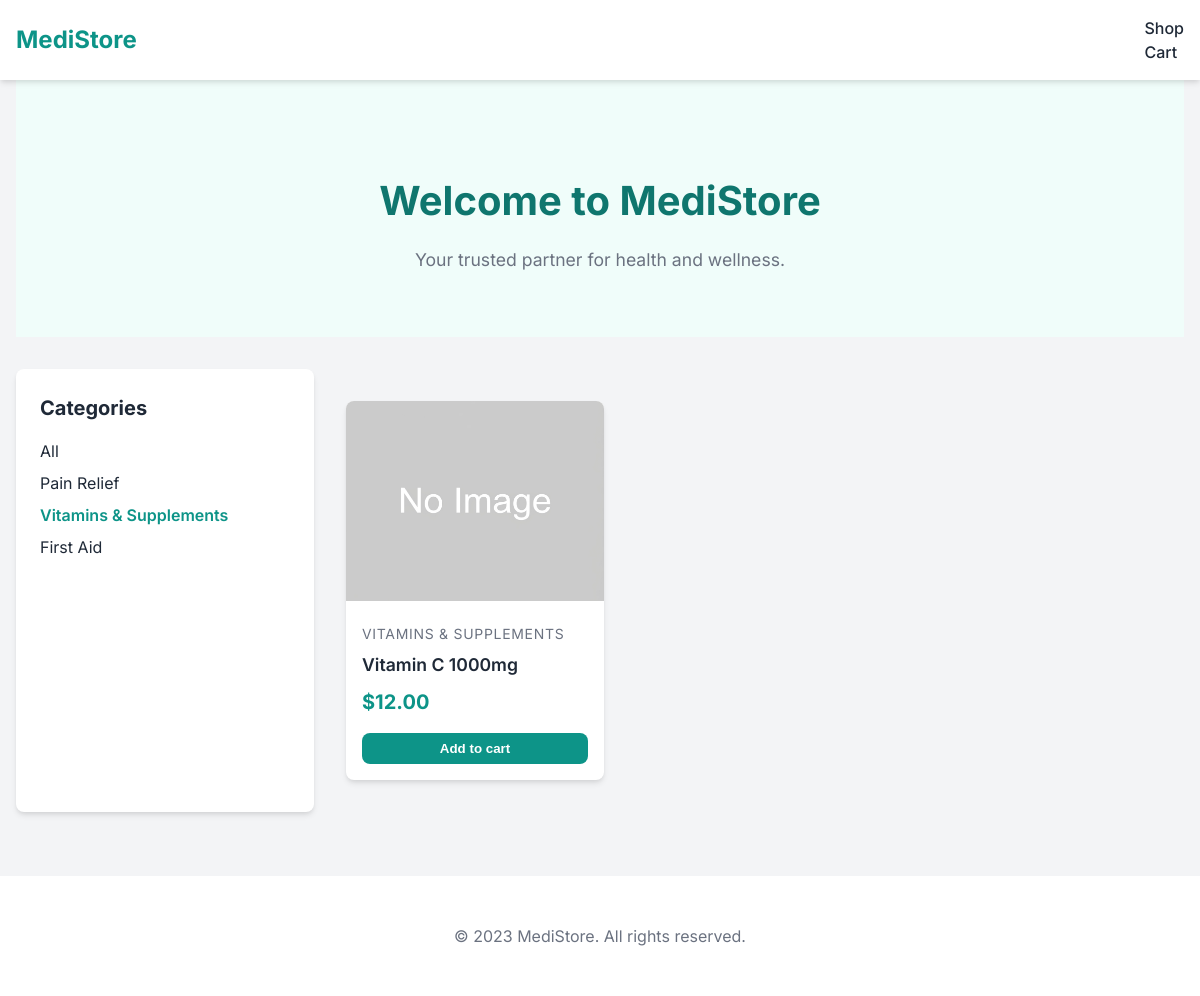
Page /category/vitamins-supplements/ on the committed database.
### store/models.py (models this page shows, shortened)
class Category(models.Model):
    name = models.CharField(max_length=200)
    slug = models.SlugField(unique=True)
    image = models.ImageField(upload_to='categories/', blank=True, null=True)
    class Meta:
        verbose_name_plural = 'Categories'

class Medicine(models.Model):
    category = models.ForeignKey(Category, related_name='medicines', on_delete=models.CASCADE)
    name = models.CharField(max_length=200)
    slug = models.SlugField(unique=True)
    image = models.ImageField(upload_to='medicines/')
    description = models.TextField(blank=True)
    price = models.DecimalField(max_digits=10, decimal_places=2)
    stock = models.PositiveIntegerField()
    is_prescription_required = models.BooleanField(default=False)
    available = models.BooleanField(default=True)
    created = models.DateTimeField(auto_now_add=True)
    updated = models.DateTimeField(auto_now=True)

### store/views.py (the view)
# urls.py: path('', views.product_list, name='product_list'),
def product_list(request, category_slug=None):
    category = None
    categories = Category.objects.all()
    medicines = Medicine.objects.filter(available=True)
    if category_slug:
        category = get_object_or_404(Category, slug=category_slug)
        medicines = medicines.filter(category=category)
    return render(request, 'store/product/list.html',
                  {'category': category,
                   'categories': categories,
                   'medicines': medicines})

### templates/store/product/list.html (shortened to what this page needs)
{% extends "store/base.html" %}
{% load static %}
{% block content %}
    <div class="hero">
        <h1>Welcome to MediStore</h1>
        <p>Your trusted partner for health and wellness.</p>
    </div>
    <div style="display: flex; gap: 2rem;">
        <aside class="sidebar" style="width: 250px; flex-shrink: 0;">
            <h3>Categories</h3>
            <ul class="category-list">
                <li>
                    <a href="{% url 'store:product_list' %}" {% if not category %}class="active"{% endif %}>All</a>
                </li>
                {% for c in categories %}
                    <li>
                        <a href="{{ c.get_absolute_url }}" {% if category.slug == c.slug %}class="active"{% endif %}>{{ c.name }}</a>
                    </li>
                {% endfor %}
            </ul>
        </aside>
        <div style="flex-grow: 1;">
            <div id="product-grid-container">
                <div class="product-grid">
                    {% for medicine in medicines %}
                        <div class="product-card">
                            <a href="{{ medicine.get_absolute_url }}">
                                <img src="{% if medicine.image %}{{ medicine.image.url }}{% else %}{% static 'img/no_image.png' %}{% endif %}" class="product-image">
                            </a>
                            <div class="product-info">
                                <div class="product-category">{{ medicine.category.name }}</div>
                                <div class="product-name">
                                    <a href="{{ medicine.get_absolute_url }}">{{ medicine.name }}</a>
                                </div>
                                <div class="product-price">${{ medicine.price }}</div>
                                <form action="{% url 'store:cart_add' medicine.id %}" method="post">
                                    <input type="submit" value="Add to cart" class="btn" style="width: 100%; margin-top: 1rem; padding: 0.5rem;">
                                </form>
                            </div>
                        </div>
                    {% endfor %}
                </div>
            </div>
        </div>
    </div>
{% endblock %}

### static/css/style.css (style rules this page uses)
:root { --primary-color: #0d9488; --primary-dark: #0f766e; --secondary-color: #f0fdfa; --text-color: #1f2937; --light-text: #6b7280; --white: #ffffff; --gray-100: #f3f4f6; --gray-200: #e5e7eb; --shadow: 0 4px 6px -1px rgba(0, 0, 0, 0.1), 0 2px 4px -1px rgba(0, 0, 0, 0.06); --radius: 0.5rem; }
body { font-family: 'Inter', sans-serif; color: var(--text-color); background-color: var(--gray-100); margin: 0; padding: 0; line-height: 1.5; }
a { text-decoration: none; color: inherit; }
.hero { background-color: var(--secondary-color); padding: 4rem 0; text-align: center; margin-bottom: 2rem; }
.hero h1 { font-size: 2.5rem; color: var(--primary-dark); margin-bottom: 1rem; }
.hero p { font-size: 1.1rem; color: var(--light-text); max-width: 600px; margin: 0 auto; }
.product-grid { display: grid; grid-template-columns: repeat(auto-fill, minmax(250px, 1fr)); gap: 2rem; padding: 2rem 0; }
.product-card { background-color: var(--white); border-radius: var(--radius); box-shadow: var(--shadow); overflow: hidden; transition: transform 0.2s; }
.product-image { width: 100%; height: 200px; object-fit: cover; }
.product-info { padding: 1rem; }
.product-category { font-size: 0.875rem; color: var(--light-text); text-transform: uppercase; letter-spacing: 0.05em; }
.product-name { font-size: 1.1rem; font-weight: 600; margin: 0.5rem 0; }
.product-price { font-size: 1.25rem; font-weight: 700; color: var(--primary-color); }
.btn { display: inline-block; background-color: var(--primary-color); color: var(--white); padding: 0.75rem 1.5rem; border-radius: var(--radius); font-weight: 600; border: none; cursor: pointer; transition: background-color 0.2s; }
.sidebar { background-color: var(--white); padding: 1.5rem; border-radius: var(--radius); box-shadow: var(--shadow); }
.sidebar h3 { margin-top: 0; margin-bottom: 1rem; font-size: 1.25rem; }
.sidebar ul { list-style: none; padding: 0; }
.sidebar li { margin-bottom: 0.5rem; }
.sidebar a.active { color: var(--primary-color); font-weight: 600; }

### rows in the picture
Category: name "Pain Relief"
Category: name "Vitamins & Supplements"
Category: name "First Aid"
Medicine: category.name "VITAMINS & SUPPLEMENTS", name "Vitamin C 1000mg", price "12.00"
